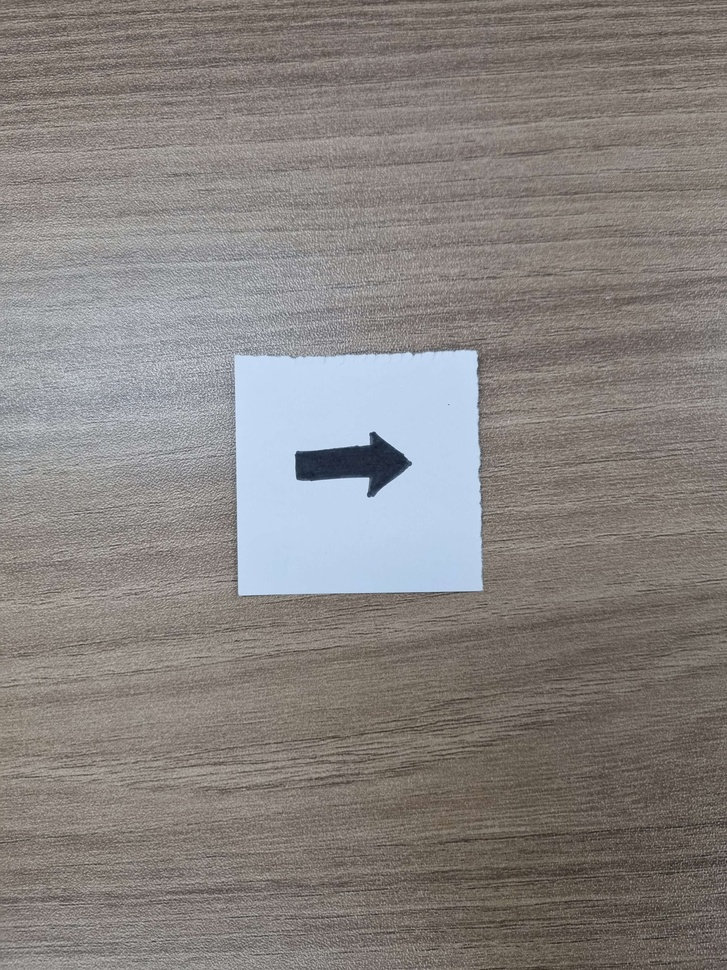
#> input picture images/arrow3.jpg, 727 x 970 px, shrunk from 3024 x 4032 before the run
$ jupyter execute --allow-errors arrow.ipynb
#> lines starting #> are read from the running program, lines starting #| are printed output that depends on the picture; after the words box and inside, x2 and y2 are one past the last pixel; in counts of white or black regions, pixels touching at a corner belong together
[cell 1]
import cv2
import numpy as np
import matplotlib.pyplot as plt

[cell 2]
import cv2
import numpy as np

# 이미지 불러오기
img = cv2.imread('./images/20231101_112317.jpg')
#> (the rest of this cell did not finish here and is left out)

[cell 3]
img = cv2.imread('./images/arrow3.jpg')
#> img is the input picture: shape (970, 727, 3); mean B, G, R 128.2, 130.8, 135.4

[cell 4]
imgray = cv2.cvtColor(img, cv2.COLOR_BGR2GRAY)
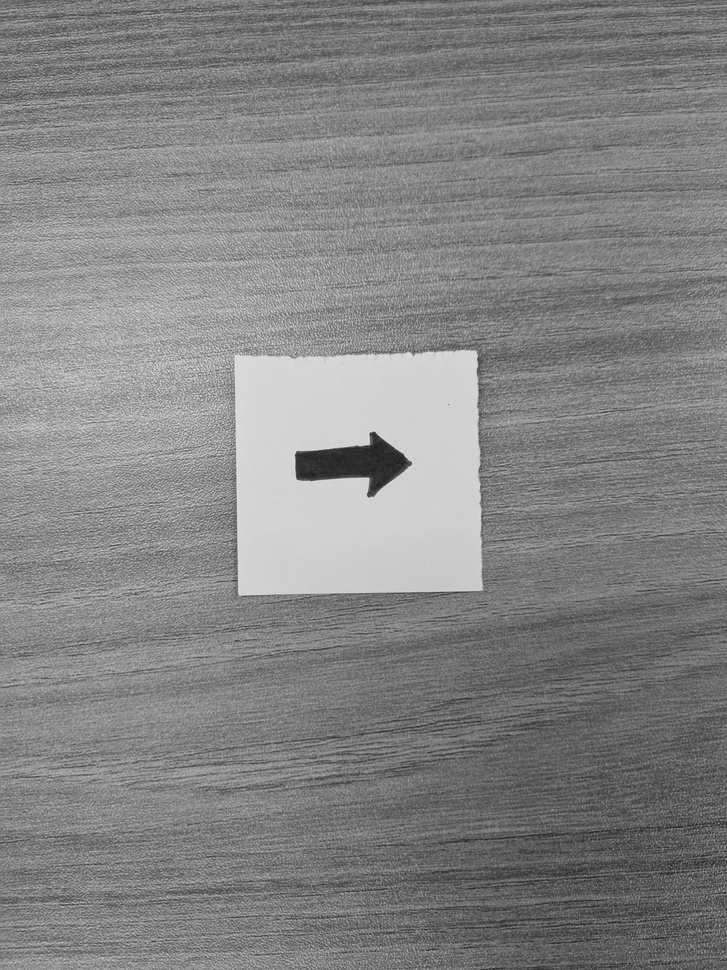
#> imgray: shape (970, 727); min 24, max 238, mean 131.9

[cell 5]
ret, th = cv2.threshold(imgray, 180, 255, cv2.THRESH_BINARY_INV)
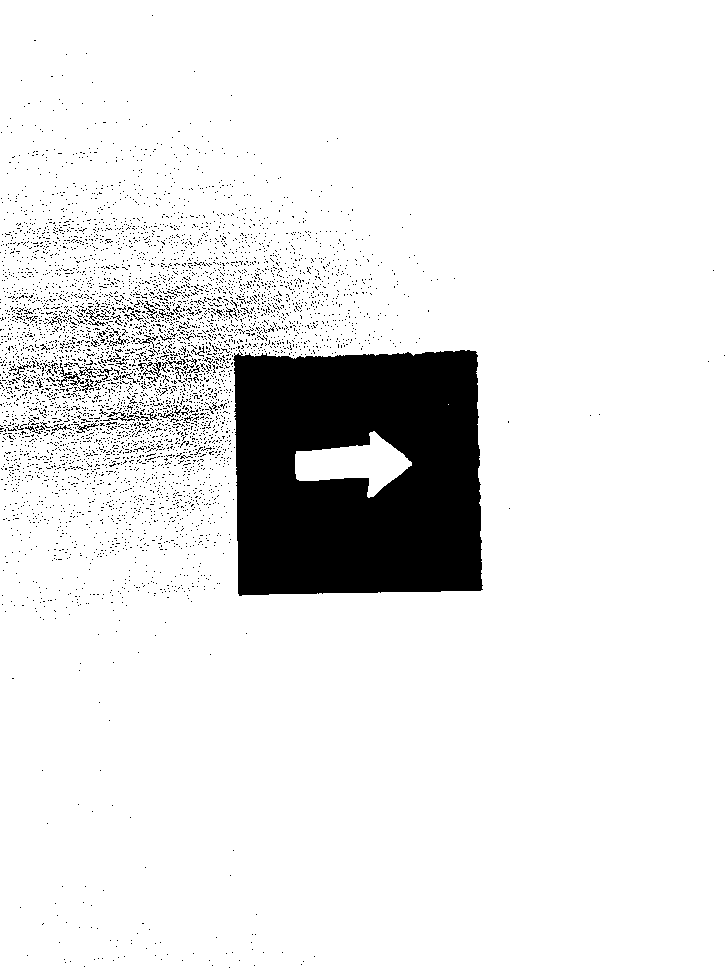
#> th: shape (970, 727); 90.5% white; 5129 black regions (5086 under 20 px), largest, box (x1, y1, x2, y2) and area: (233, 350, 483, 596) 54060, (58, 363, 84, 387) 150, (103, 412, 135, 421) 85

[cell 6]
plt.imshow(th)

[cell 7]
edges = cv2.Canny(th, 50, 150)
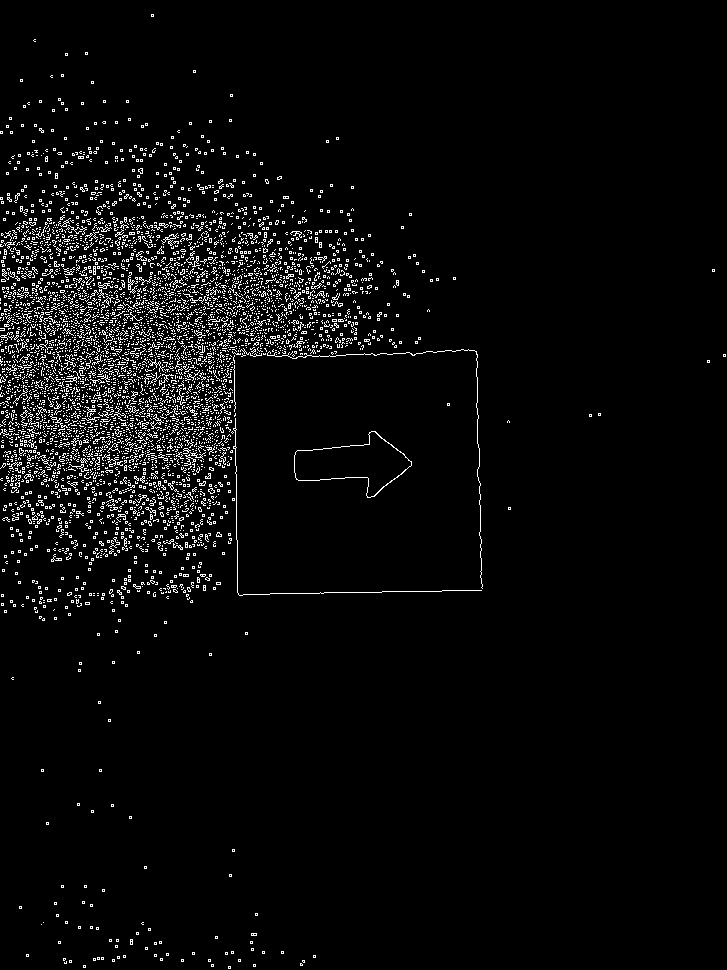
#> edges: shape (970, 727); 3.8% white in thin lines or dots

[cell 8]
plt.imshow(edges)

[cell 9]
cnts = cv2.findContours(edges, cv2.RETR_EXTERNAL, cv2.CHAIN_APPROX_SIMPLE)
#> cnts = 4751 contours, 4743 with area under 20; largest, box (x1, y1, x2, y2) and area: (294, 431, 412, 498) 3938, (161, 233, 179, 246) 40, (98, 282, 113, 289) 30, (50, 414, 68, 428) 25, (20, 410, 28, 428) 23, (128, 272, 135, 290) 22, (71, 438, 82, 446) 22, (208, 488, 215, 494) 20
cnts
#> Out has the same summary as cnts

[cell 10]
contours, hr = cv2.findContours(th, cv2.RETR_EXTERNAL, cv2.CHAIN_APPROX_SIMPLE)
#> contours = 1 contour; box (x1, y1, x2, y2) and area: (0, 0, 727, 970) 703453; hr = [[-1, -1, -1, -1]]

#> (a cell that did not finish here is left out)

[cell 12]
cv2.imshow('Bound Fit shapes', img)
cv2.imwrite('./images/cnts3.jpg', img)
cv2.waitKey(0)
cv2.destroyAllWindows()

#> (a cell that did not finish here is left out)

[cell 14]
import cv2
import numpy as np

# 이미지 읽어서 그레이스케일 변환, 바이너리 스케일 변환
img = cv2.imread('./images/arrow2.jpg')
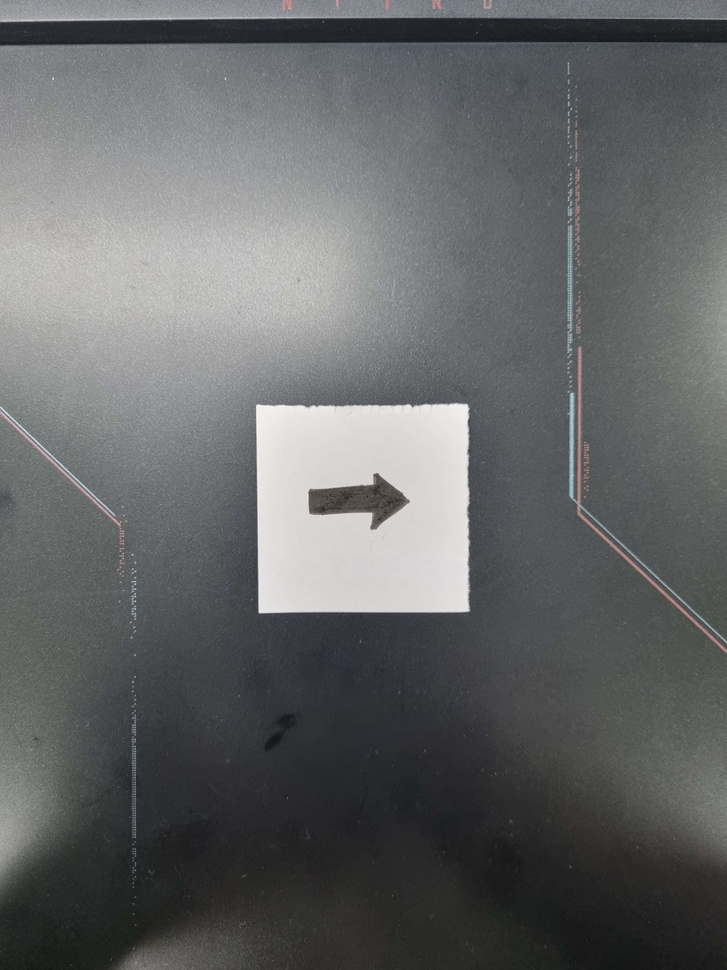
#> input picture images/arrow2.jpg, 727 x 970 px, shrunk from 3024 x 4032 before the run
#> img is the input picture: shape (970, 727, 3); mean B, G, R 103.2, 102.5, 100.3
imgray = cv2.cvtColor(img, cv2.COLOR_BGR2GRAY)
ret, th = cv2.threshold(imgray, 127,255,cv2.THRESH_BINARY_INV)
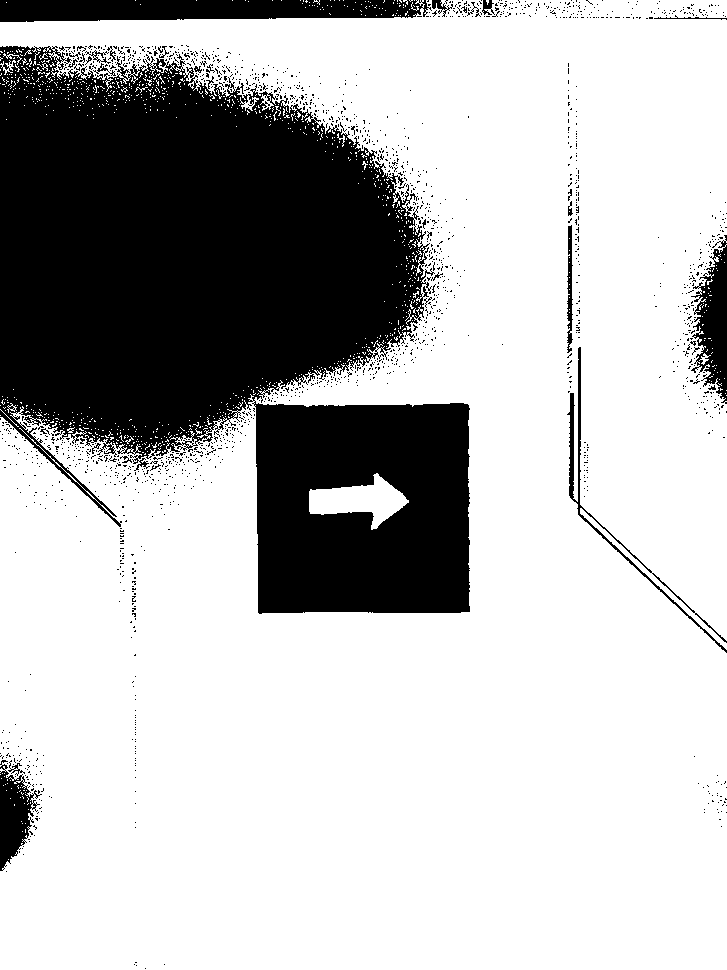
#> th: shape (970, 727); 72.9% white; 1739 black regions (1708 under 20 px)

# 컨튜어 찾기
contours, hr = cv2.findContours(th, cv2.RETR_EXTERNAL, \
                                        cv2.CHAIN_APPROX_SIMPLE)
#> contours = 1024 contours, 1020 with area under 20; largest, box (x1, y1, x2, y2) and area: (0, 0, 727, 970) 555912, (0, 60, 16, 75) 33, (7, 403, 17, 413) 28, (699, 353, 711, 365) 28; hr = 1024 rows, first 6: [1, -1, -1, -1], [2, 0, -1, -1], [3, 1, -1, -1], [4, 2, -1, -1], [5, 3, -1, -1], [6, 4, -1, -1]
contr = contours[0]
#> contr = [[8, 859]]

# 감싸는 사각형 표시(검정색)
x,y,w,h = cv2.boundingRect(contr)
#> x = 8; y = 859; w = 1; h = 1
cv2.rectangle(img, (x,y), (x+w, y+h), (0,0,0), 3)
#> img: shape (970, 727, 3); under 0.01% of pixels changed, all inside (x1, y1, x2, y2) = (6, 857, 12, 863)

# 최소한의 사각형 표시(초록색)
rect = cv2.minAreaRect(contr)
#> rect = ((8, 859), (0, 0), -90)
box = cv2.boxPoints(rect)   # 중심점과 각도를 4개의 꼭지점 좌표로 변환
#> box = [[8, 859], [8, 859], [8, 859], [8, 859]]
box = np.int0(box)          # 정수로 변환
cv2.drawContours(img, [box], -1, (0,255,0), 3)
#> img: shape (970, 727, 3); mean B, G, R 103.2, 102.5, 100.3

# 최소한의 원 표시(파랑색)
(x,y), radius = cv2.minEnclosingCircle(contr)
#> radius = 0.0001
cv2.circle(img, (int(x), int(y)), int(radius), (255,0,0), 2)
#> img: shape (970, 727, 3); mean B, G, R 103.2, 102.5, 100.3

# 최소한의 삼각형 표시(분홍색)
ret, tri = cv2.minEnclosingTriangle(contr)
#> ret = 0; tri = [[8, 859], [8, 859], [8, 859]]
cv2.polylines(img, [np.int32(tri)], True, (255,0,255), 2)
#> img: shape (970, 727, 3); mean B, G, R 103.2, 102.5, 100.3

# 최소한의 타원 표시(노랑색)
# ellipse = cv2.fitEllipse(contr)
# cv2.ellipse(img, ellipse, (0,255,255), 3)

# 중심점 통과하는 직선 표시(빨강색)
# [vx,vy,x,y] = cv2.fitLine(contr, cv2.DIST_L2,0,0.01,0.01)
# cols,rows = img.shape[:2]
# cv2.line(img,(0, 0-x*(vy/vx) + y), (cols-1, (cols-x)*(vy/vx) + y), \
#                                                         (0,0,255),2)

# 결과 출력
cv2.imshow('Bound Fit shapes', img)
cv2.imwrite('./images/Bound.jpg', img)
cv2.waitKey(0)
cv2.destroyAllWindows()
